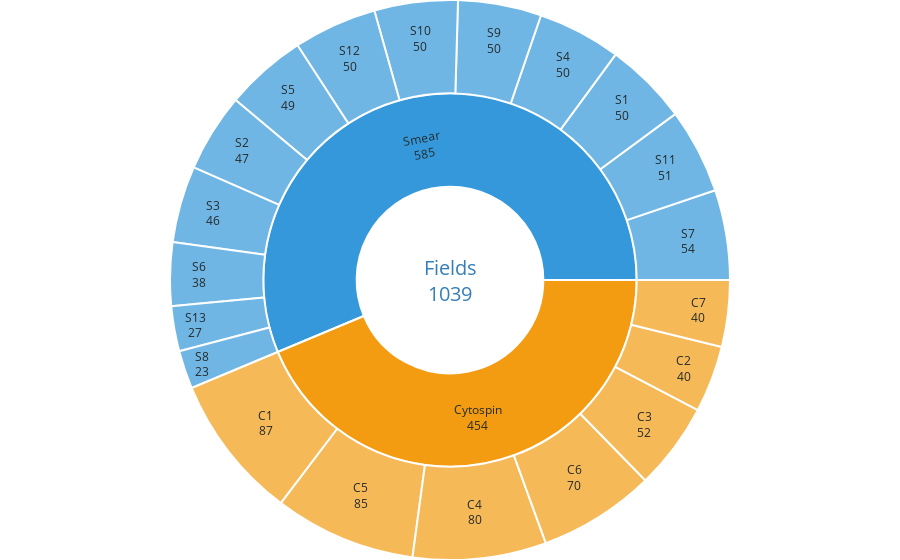

The cell this chart's notebook holds for it:
### Markdown cell above
### Plot fields sunburst

### Code cell
trace = go.Sunburst(
    ids=info[:,0],
    labels=get_label(info[:,0]),
    parents=info[:,1],
    values=info[:,2],
    outsidetextfont = {"size": 20, "color": "#377eb8"},
    branchvalues="total",
    marker = {"line": {"width": 2}},
    textinfo="value+label",
    insidetextfont={'color':'#252a2a'}
)

layout = go.Layout(
    margin = go.layout.Margin(t=0, l=0, r=0, b=0),
    sunburstcolorway=[sm_color, cyt_color]
)
fig = go.Figure([trace], layout)
py.offline.iplot(fig, filename='fields_sunburst')

### Figure 1 — Plotly figure (JSON) as saved in the notebook; plotly's stock layout.template omitted (floating-point values rounded to 4 significant figures)
{"data": [{"branchvalues": "total", "ids": ["S1", "S2", "S3", "S4", "S5", "S6", "S7", "S8", "S9", "S10", "S11", "S12", "S13", "Smear", "C1", "C2", "C3", "C4", "C5", "C6", "C7", "Cytospin", "Fields"], "insidetextfont": {"color": "#252a2a"}, "labels": ["S1", "S2", "S3", "S4", "S5", "S6", "S7", "S8", "S9", "S10", "S11", "S12", "S13", "Smear", "C1", "C2", "C3", "C4", "C5", "C6", "C7", "Cytospin", "Fields"], "marker": {"line": {"width": 2}}, "outsidetextfont": {"color": "#377eb8", "size": 20}, "parents": ["Smear", "Smear", "Smear", "Smear", "Smear", "Smear", "Smear", "Smear", "Smear", "Smear", "Smear", "Smear", "Smear", "Fields", "Cytospin", "Cytospin", "Cytospin", "Cytospin", "Cytospin", "Cytospin", "Cytospin", "Fields", ""], "textinfo": "value+label", "type": "sunburst", "uid": "795d6b76-5668-464b-8b54-2bc25ed6542b", "values": ["50", "47", "46", "50", "49", "38", "54", "23", "50", "50", "51", "50", "27", "585", "87", "40", "52", "80", "85", "70", "40", "454", "1039"]}], "layout": {"margin": {"b": 0, "l": 0, "r": 0, "t": 0}, "sunburstcolorway": ["#3498db", "#f39c12"]}}
